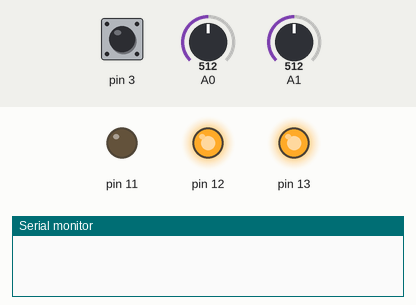
Simulated run of this sketch. Board: Arduino Mega 2560, built with avr-gcc and run on an emulated ATmega2560. On the bench: output pins drawn as LEDs (lit = HIGH), the last lines printed to the serial monitor. The test bench sets the inputs (shaded band); at power-on: pin 3 HIGH, A0 = 512, A1 = 512.

Above: at 1.2 s.
1.3 s: pin 3 pulled LOW for 0.15 s
At 1.8 s:
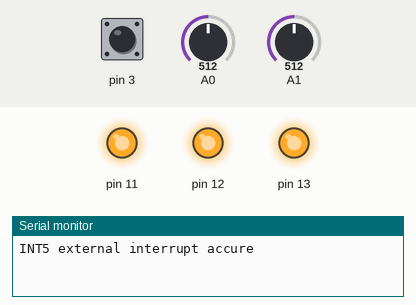
2.9 s: pin 3 pulled LOW for 1 s
At 4.3 s:
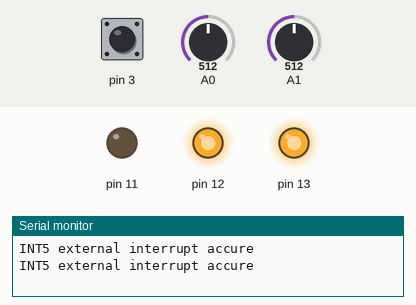
5.4 s: pin 3 pulled LOW for 3.2 s
At 9.0 s:
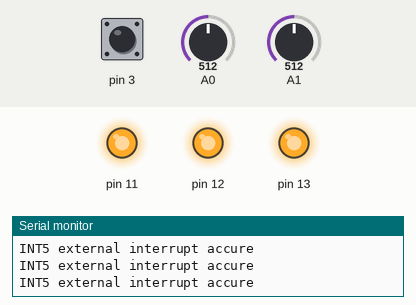
Timing chart, 0 to 10.5 s (numbered marks = the images above; inputs shaded):
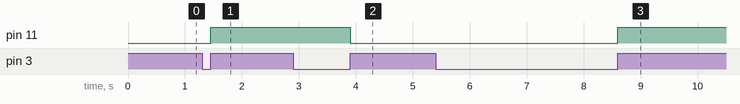

Measured:
- after the input at 1.3 s, pin 11: LOW → HIGH after 0.15 s
- after the input at 2.9 s, pin 11: HIGH → LOW after 1.0 s
- after the input at 5.4 s, pin 11: LOW → HIGH after 3.2 s

The sketch:

arduino_code.ino
```cpp
// (licence header left out)
#define NUM_OF_AN_VAL  16
#define TOLERANC_OF_ANALOG_SENSORS 1
volatile float toleranceofSensorsABS,
                      CH0SpodnjaMeja,
                      CH0ZgornjaMeja,
                      CH1SpodnjaMeja,
                      CH1ZgornjaMeja; //tolerance of sensors


unsigned long long previousMillis  = 0;
unsigned long long currentMillis = micros();
boolean ERROR = false;
volatile uint8_t theLowADC;
volatile uint16_t theTenBitResults, theTenBitResultsCH0, theTenBitResultsCH1;
int incomingAudio;
volatile boolean izpis = 0;
int led = 12;
const int delayChannelSelect = 25;  //ATMEGA datashet says 125uS betwen ADMUX channel select
volatile uint8_t tmp;
volatile boolean externalInteruptINT5ON = 0;


/*--------------------------------------------------------------------------------------------------
 INTIALIZING SETUP LOOP
 ---------------------------------------------------------------------------------------------------*/
void setup(){
  cli();//disable interrupts

  Serial.begin(19200); //start serial communications
  InitOI();
  InitADC();
  InitExtINT();

  sei();

  /*------------------
Calculationg of torelances
  -------------------*/
  CH0SpodnjaMeja=CH0ValueDOWN();
  CH0ZgornjaMeja=CH0ValueUP();
  CH1SpodnjaMeja=CH1ValueDOWN();
  CH1ZgornjaMeja=CH1ValueUP();
  toleranceofSensorsABS=TOLERANC_OF_ANALOG_SENSORS*1024/100;


}

/*--------------------------------------------------------------------------------------------------
 Functions for CH0 and CH1 values
 ---------------------------------------------------------------------------------------------------*/

 float CH0ValueUP(void){

   return theTenBitResultsCH0 + toleranceofSensorsABS ;
 }
 float CH0ValueDOWN(void){

   return theTenBitResultsCH0 - toleranceofSensorsABS;
 }

 float CH1ValueUP(void){

 return theTenBitResultsCH1 +  toleranceofSensorsABS;

 }
  float CH1ValueDOWN(void){

 return theTenBitResultsCH1 - toleranceofSensorsABS;

 }

/*--------------------------------------------------------------------------------------------------
 INTIALIZING INPUTS & OUTPUTS
 ---------------------------------------------------------------------------------------------------*/
void InitOI(void)
{

  //pinMode(led, OUTPUT);
  DDRB |= (1 << PB7) | (1 << PB6) | (1 << PB5);
  //PB6 PIN12 -> PIN soure pin OUTPUT HIGH
  PORTB |= (1 << PB7) | (1 << PB6);
  PORTC = 0;
  //SET OUTPUT PINS
 // pinMode(led, OUTPUT);
 //Digital input disable
 //dont work on this PIN only for comparator unit AIN...
  DDRE &=  0b11011111;
  PORTE |= 0b00100000;

  //SET INPUT PINS

  //DISABLE DIGITAL INPUT ON ANALOG PINS (help by filltering, problems is with A/D convertions and noise)
}
/*--------------------------------------------------------------------------------------------------
 INTIALIZING EXTERNAL INTERRUPT
 ---------------------------------------------------------------------------------------------------*/
void InitExtINT(void)

/* Inicializacija external interruptow
/ ISCn1 ISCn0 | Sense Signal
/  0      0   | The low level of INTn generates an interrupt request
/  0      1   | Any edge of INTn generates an interrupt request
/  1      0   | The falling edge of INTn generates an interrupt request
/  1      1   | The rising edge of INTn generates an interrupt request
*/
{
  //omogoči interrupt INT5
  //enable interrupt at rising ednge of signal
  // configure pin interrupt as input with pull up resistor
  //EIMASK set
  //enable INT5 interrupt

  /* Set INT5 to interrupt on any change */
  EIMSK |= (1 << INT5);
  //External interrupt Control register B - PIN5  | Interrupt sense control
  //reset Control register values
  EICRB = 0;
  // TRIGER EVENT
 /*-----------------------------------------
              ISCX1 	ISCX0 	Trigger Event
              0 	0 	Low Level
              0 	1 	Any Logic Change
              1 	0 	Falling Edge
              1 	1 	Rising Edge

  -------------------------------------*/
  EICRB |= ~(1 << ISC50) | ~(1 << ISC51); //sense at rising edge od INT5 -> digital pin 3 PWM - PE5
}
/*--------------------------------------------------------------------------------------------------
 INTIALIZING ADC
 ---------------------------------------------------------------------------------------------------*/


void InitADC(void)
{


  /*-----------------------------------------
      PRESCALER VALUES - Atmega datasheet
  -------------------------------------------*/
  const unsigned char PS_1 = ~((1 << ADPS2) | (1 << ADPS1) | (1 << ADPS0));
  const unsigned char PS_2 = (1 << ADPS0);
  const unsigned char PS_4 = (1 << ADPS1);
  const unsigned char PS_8 = (1 << ADPS1) | (1 << ADPS0);
  const unsigned char PS_16 = (1 << ADPS2);
  const unsigned char PS_32 = (1 << ADPS2) | (1 << ADPS0);
  const unsigned char PS_64 = (1 << ADPS2) | (1 << ADPS1);
  const unsigned char PS_128 = (1 << ADPS2) | (1 << ADPS1) | (1 << ADPS0);

 //clear ADCSRA and ADCSRB registers
  ADCSRA = 0;
  ADCSRB = 0;


  ADMUX |= (1<<REFS0) | (1<<REFS1) | (1 << MUX0); //VCC with Cap at AVCC -> External AVCC comaprator
  //ADMUX &= 0b11111001;
  //  ADMUX |= (1 << REFS0); //set reference voltage
  //  ADMUX |= (1 << ADLAR); //left align the ADC value- so we can read highest 8 bits from ADCH register only

  /*------------------------------

    ADC PS SELECT

   --------------------------------*/

  // Set up ADC
    ADCSRA &= ~PS_128; //Remove bits set by Arduino libary
    ADCSRA |=  PS_128 ;// | (1 << ADPS0); //set ADC clock with 128 prescaler- 16MHz/128= 125 kHz, 125 khz / 13 = 9615 Hz

   // Enable auto TRIGGERs
   //vect
   // ### AUTO TRIGGER
   //set ADATE to "1", ADC os set to auto triger [default is set to 0]-> single mode

   ADCSRA |= (1 << ADATE); //enabble auto trigger //without this line you muss set ADSC in ADCSRA register at end of every conversion


  //Enable Interrupt at AD convertion
  ADCSRA |= (1 << ADIE); //enable interrupts when measurement complete
  //Enable ADC
  //Set ADC to free run mode
  // ADCSRB &= ~((1 << ADTS2) | (1 << ADTS1) | (1 << ADTS0));

  // Delay needed for the stabilization of the ADC input voltage #Datasheet 125uS
  delayMicroseconds(125);
  ADCSRA |= (1 << ADEN); //enable ADC

  // ADCSRA |= (1 << ADSC); //start ADC measurements //does this work if interrupt is disabled?

  //sei();//enable interrupts

  ADCSRA |= (1 << ADSC); //start ADC measurements
}

/*--------------------------------------------------------------------------------------------------
 CAPTURE ISR
 ---------------------------------------------------------------------------------------------------*/

            ISR(ADC_vect) {//when new ADC value ready

                  cli();
                //  ADCSRA |= ~(1 << ADEN); //disable ADC
                  //rewrite ADMUX register
                  //AND it with 0b00000111

                  //check which channel is in use
                  //save value
                  //increment mux
                  //if chanel 1 is selected (2th. channel - start with 0), reset MUX at channel 0

                  //save MUX
                  tmp = ADMUX;
                  tmp &= 0x07;

                  //uint8_t muxRegisterValue = ADMUX;


                  theLowADC = ADCL; //  ADCL read
                  theTenBitResults = ADCH <<8 | theLowADC; //read ADCH

                  //AND it with 0b00000111 # lAST THREE VALUE IN ADMUX register are channel select bits 2^3 = 8 difffrent values CH0 - CH7

                  //Check which channel is selected and math theTenBitResults
                  //In case tmp == 0; ADMUX channel = 0; if tmp == 1 channel 1 is selected
                  //in switch case we calculate AD conversion and select another ADMUX channel
                  switch ( tmp ){

                    case 0:
                      theTenBitResultsCH0 = theTenBitResults;
                      //ADMUX = ADMUX & 0b11111001;  //Select Channel 1 n
                      //Select channel 1
                      ADMUX |= (1 << MUX0);   //Select Channel 1

                      //wait for Channel select ATMEGA says 125uS
                      delayMicroseconds(delayChannelSelect);

                       //ADCSRA |= 1<<ADSC; //start another convert || we dont need it, we have auto trigger
                      break;


                    case 1:
                      theTenBitResultsCH1 = theTenBitResults;
                      //Select channel 0
                      ADMUX &= ~(1 << MUX0);   //Select Channel 0
                      //Delay for channel select
                       delayMicroseconds(delayChannelSelect);
                       //ADCSRA |= 1<<ADSC; //start another convert || we dont need it, we have auto trigger

                      break;

                  }//end of switch case

                  /*

                  if ( tmp == 0)
                  {
                       theTenBitResultsCH0 = theTenBitResults;
                       //ADMUX = ADMUX & 0b11111001;  //Select Channel 1


                       ADMUX |= (1 << MUX0);   //Select Channel 1
                       delayMicroseconds(delayChannelSelect);

                       ADCSRA |= 1<<ADSC; //start another convert || we dont need it, we have auto trigger
                  }
                  else if ( tmp == 1)
                  {

                       theTenBitResultsCH1 = theTenBitResults;

                       ADMUX &= ~(1 << MUX0);   //Select Channel 0
                       delayMicroseconds(delayChannelSelect);
                       ADCSRA |= 1<<ADSC; //start another convert || we dont need it, we have auto trigger

                  }
                  else{}
                 */

                     //   ADCSRA |= (1 << ADEN); //enable ADC


                  //Toggle PINB7 - > LED pin on Arduino Bord PIN13
                 // PORTB ^= (1<<PB7);

                  //1. read from ADCL then from ADCH
                  //
                  // ADCL "lock" ADC value from changing
                  //
                  //2. read from ADCH value
                  //3. shift value and logic OR it.
                  //4. Save a value
                  //5. Start another conversion

                  // theLowADC = ADCL; //preberi nižja 2 bita  ADCL
                   //theTenBitResults = ADCH <<8 | theLowADC; //preberi ADCH

                  // ADCSRA |= 1<<ADSC; //start another convert || we dont need it, we have auto trigger


                  sei(); //enable global Interrupts
            }


/*--------------------------------------------------------------------------------------------------
 CAPTURE ISR EXTERNAL INTERRUPT
 ---------------------------------------------------------------------------------------------------*/
            //Interrupt Service Routine for INT5
ISR(INT5_vect)
{
  //create debouncing effect
  //deboucing effect
  externalInteruptINT5ON = 1;
        // PORTB ^=  (1 << PB5) ; //pin 11
	//PORTB ^= (1<<PB7);
}


/*--------------------------------------------------------------------------------------------------
 MAIN FUNCTION
 ---------------------------------------------------------------------------------------------------*/
void loop() {


  //TOGGLe piN PIN12
    //PORTB ^= (1<<PB6);
  /*
  if ((theTenBitResultsCH0 >= 800) || (theTenBitResultsCH0 >= 800)){
      //PORTB |= (1<<PB5);
      ERROR = true;
    }
    else{}

  //ce je napaka resetiramo izhod!
  if (ERROR){
  PORTB |= (1<<PB5);
  }
  else{
  }

  if (digitalRead(52)){
  ERROR = false;
  PORTB &= ~(1<<PB5);
  }
  else{}


  //set pin
    //PORTB |= (1<<PB6);
  //reset pin
    //PORTB &= ~(1 << PB6);
*/
 //Serial print value

  //Serial.print(tmp);
  //Serial.print("\t");

  //Serial.print("\t");
  //Serial.println(theTenBitResultsCH0SUM);

     if( (theTenBitResultsCH0 > ( CH0SpodnjaMeja ) && ( theTenBitResultsCH0 < (CH0ZgornjaMeja )))){

       if (  (theTenBitResultsCH1 > (CH1SpodnjaMeja ) ) && ( theTenBitResultsCH1 < (CH1ZgornjaMeja ))  ){

       }
       else{
       //javi napako
       }

    }
    else
    {
     //javi napako

    }


             /*
              if( (theTenBitResultsCH1 < 460 ) && (theTenBitResultsCH1 > 420)){
               currentMillis = millis();

               if (currentMillis - previousMillis  >= 100){
                //PORTB ^=  (1 << PB5) ; //pin 11

                 digitalWrite(led, !digitalRead(led));

                  Serial.print(float (theTenBitResultsCH0 * 5.012 / 1024.00));
                  Serial.print("\t");
                  Serial.print(theTenBitResultsCH1 * 5.012 / 1024.00);
                  Serial.print("\t");
                  Serial.print((float)toleranceofSensorsABS*5.012/1024);
                  Serial.print("\t");

                  Serial.print(CH0SpodnjaMeja);
                  Serial.print("\t");
                  Serial.print(CH0ZgornjaMeja);
                  Serial.print("\t");
                  Serial.print((float)CH1SpodnjaMeja);
                  Serial.print("\t");
                  Serial.print((float)CH1ZgornjaMeja);
                  Serial.println("\t");


                 previousMillis = currentMillis;
               }

               }

               */

              if (externalInteruptINT5ON){ //if external interrupt at INT5 accure
                Serial.println("INT5 external interrupt accure");
                currentMillis = micros();

                if (currentMillis - previousMillis  >= 20){ // deboucing effect ...wait 20us

                  PORTB ^=  (1 << PB5) ; //pin 11 toogle pin
                  previousMillis = currentMillis; //reset millis
                  externalInteruptINT5ON = 0;  //set flag at 0, when external interrupt accure set this flag at "1" in ISR

                }
                else{
                Serial.println("TOO FAST");
                }

              }


}
```
